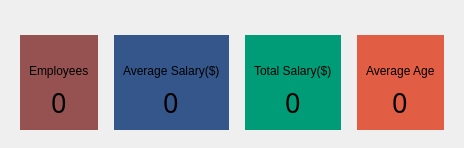
                  <widget class="QWidget" name="dashboardCardsContainer" native="true">
                   <layout class="QHBoxLayout" name="horizontalLayout_17">
                    <property name="spacing">
                     <number>16</number>
                    </property>
                    <property name="leftMargin">
                     <number>20</number>
                    </property>
                    <property name="topMargin">
                     <number>35</number>
                    </property>
                    <property name="rightMargin">
                     <number>20</number>
                    </property>
                    <property name="bottomMargin">
                     <number>18</number>
                    </property>
                    <item>
                     <widget class="QWidget" name="personsCardContainer" native="true">
                      <property name="autoFillBackground">
                       <bool>false</bool>
                      </property>
                      <property name="styleSheet">
                       <string notr="true">background-color:#955251;
</string>
                      </property>
                      <layout class="QVBoxLayout" name="verticalLayout_8">
                       <property name="topMargin">
                        <number>9</number>
                       </property>
                       <item alignment="Qt::AlignHCenter">
                        <widget class="QLabel" name="label_16">
                         <property name="text">
                          <string/>
                         </property>
                         <property name="pixmap">
                          <pixmap resource="resources.qrc">:/icons/icons/white/users.svg</pixmap>
                         </property>
                        </widget>
                       </item>
                       <item alignment="Qt::AlignHCenter">
                        <widget class="QLabel" name="label_17">
                         <property name="text">
                          <string>Employees</string>
                         </property>
                        </widget>
                       </item>
                       <item alignment="Qt::AlignHCenter">
                        <widget class="QLabel" name="emoloyeeCounterLabel">
                         <property name="font">
                          <font>
                           <family>Trebuchet MS</family>
                           <pointsize>20</pointsize>
                          </font>
                         </property>
                         <property name="text">
                          <string>0</string>
                         </property>
                        </widget>
                       </item>
                      </layout>
                     </widget>
                    </item>
                    <item>
                     <widget class="QWidget" name="avgSalaryCardContainer" native="true">
                      <property name="styleSheet">
                       <string notr="true">background-color: #34568B</string>
                      </property>
                      <layout class="QVBoxLayout" name="verticalLayout_20">
                       <item alignment="Qt::AlignHCenter">
                        <widget class="QLabel" name="label_10">
                         <property name="text">
                          <string/>
                         </property>
                         <property name="pixmap">
                          <pixmap resource="resources.qrc">:/icons/icons/white/trending-up.svg</pixmap>
                         </property>
                        </widget>
                       </item>
                       <item alignment="Qt::AlignHCenter">
                        <widget class="QLabel" name="label_22">
                         <property name="text">
                          <string>Average Salary($)</string>
                         </property>
                        </widget>
                       </item>
                       <item alignment="Qt::AlignHCenter">
                        <widget class="QLabel" name="averageSalaryCounterLabel">
                         <property name="font">
                          <font>
                           <family>Trebuchet MS</family>
                           <pointsize>20</pointsize>
                          </font>
                         </property>
                         <property name="text">
                          <string>0</string>
                         </property>
                        </widget>
                       </item>
                      </layout>
                     </widget>
                    </item>
                    <item>
                     <widget class="QWidget" name="totalSalaryCardContainer" native="true">
                      <property name="styleSheet">
                       <string notr="true">background-color: #009B77</string>
                      </property>
                      <layout class="QVBoxLayout" name="verticalLayout_21">
                       <item alignment="Qt::AlignHCenter">
                        <widget class="QLabel" name="label_23">
                         <property name="text">
                          <string/>
                         </property>
                         <property name="pixmap">
                          <pixmap resource="resources.qrc">:/icons/icons/white/dollar-sign.svg</pixmap>
                         </property>
                        </widget>
                       </item>
                       <item alignment="Qt::AlignHCenter">
                        <widget class="QLabel" name="label_24">
                         <property name="text">
                          <string>Total Salary($)</string>
                         </property>
                        </widget>
                       </item>
                       <item alignment="Qt::AlignHCenter">
                        <widget class="QLabel" name="TotalSalaryCounterLabel">
                         <property name="font">
                          <font>
                           <family>Trebuchet MS</family>
                           <pointsize>20</pointsize>
                          </font>
                         </property>
                         <property name="text">
                          <string>0</string>
                         </property>
                        </widget>
                       </item>
                      </layout>
                     </widget>
                    </item>
                    <item>
                     <widget class="QWidget" name="ageCardContainer" native="true">
                      <property name="styleSheet">
                       <string notr="true">background-color: #E15D44</string>
                      </property>
                      <layout class="QVBoxLayout" name="verticalLayout_22">
                       <item alignment="Qt::AlignHCenter">
                        <widget class="QLabel" name="label_25">
                         <property name="text">
                          <string/>
                         </property>
                         <property name="pixmap">
                          <pixmap resource="resources.qrc">:/icons/icons/white/battery-charging.svg</pixmap>
                         </property>
                        </widget>
                       </item>
                       <item alignment="Qt::AlignHCenter">
                        <widget class="QLabel" name="label_26">
                         <property name="text">
                          <string>Average Age</string>
                         </property>
                        </widget>
                       </item>
                       <item alignment="Qt::AlignHCenter">
                        <widget class="QLabel" name="averageAgeCounterLabel">
                         <property name="font">
                          <font>
                           <family>Trebuchet MS</family>
                           <pointsize>20</pointsize>
                          </font>
                         </property>
                         <property name="text">
                          <string>0</string>
                         </property>
                        </widget>
                       </item>
                      </layout>
                     </widget>
                    </item>
                   </layout>
                  </widget>
